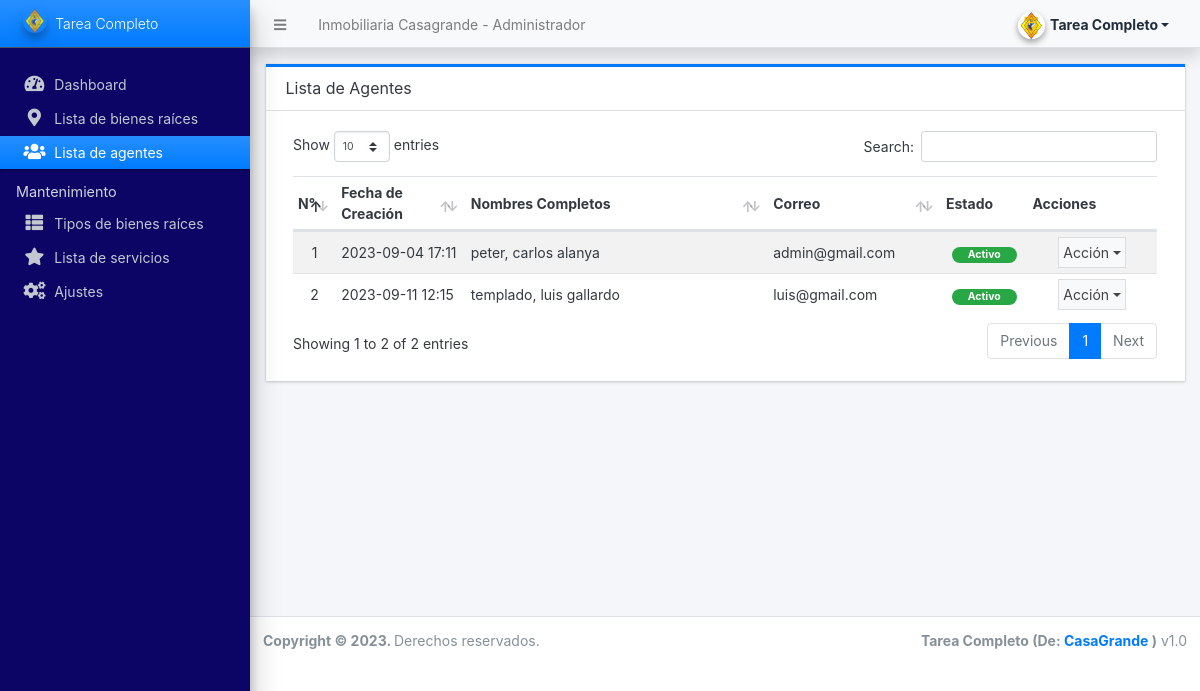
/admin/?page=agents (signed in), run on the app's committed database.
### tables this page shows
CREATE TABLE `agent_list` (
  `id` int(30) NOT NULL,
  `firstname` text NOT NULL,
  `middlename` text DEFAULT NULL,
  `lastname` text NOT NULL,
  `gender` text NOT NULL,
  `contact` text NOT NULL,
  `address` text NOT NULL,
  `email` text NOT NULL,
  `password` text NOT NULL,
  `avatar` text DEFAULT NULL,
  `status` tinyint(1) NOT NULL DEFAULT 1,
  `delete_flag` tinyint(1) NOT NULL DEFAULT 0,
  `date_created` datetime NOT NULL DEFAULT current_timestamp(),
  `date_updated` datetime DEFAULT NULL
);

### admin/agents/index.php (the view, shortened to what this page needs)
<div class="card card-outline rounded-0 card-primary">
	<div class="card-header">
		<h3 class="card-title">Lista de Agentes</h3>
	</div>
	<div class="card-body">
        <div class="container-fluid">
			<table class="table table-hover table-striped" id="list">
				<colgroup>
					<col width="5%">
					<col width="15%">
					<col width="35%">
					<col width="20%">
					<col width="10%">
					<col width="15%">
				</colgroup>
				<thead>
					<tr>
						<th>N°</th>
						<th>Fecha de Creación</th>
						<th>Nombres Completos</th>
						<th>Correo</th>
						<th>Estado</th>
						<th>Acciones</th>
					</tr>
				</thead>
				<tbody>
					<?php
					$i = 1;
						$qry = $conn->query("SELECT *,concat(lastname,', ',firstname,' ', COALESCE(middlename,'')) as fullname from `agent_list` where delete_flag = 0 order by concat(lastname,', ',firstname,' ', COALESCE(middlename,'')) asc ");
						while($row = $qry->fetch_assoc()):
					?>
						<tr>
							<td class="text-center"><?php echo $i++; ?></td>
							<td><?php echo date("Y-m-d H:i",strtotime($row['date_created'])) ?></td>
							<td><?php echo $row['fullname'] ?></td>
							<td><?php echo $row['email'] ?></td>
							<td class="text-center">
                                <?php if($row['status'] == 1): ?>
                                    <span class="badge badge-success px-3 rounded-pill">Activo</span>
                                <?php else: ?>
                                    <span class="badge badge-danger px-3 rounded-pill">Inactivo</span>
                                <?php endif; ?>
                            </td>
							<td align="center">
								 <button type="button" class="btn btn-flat p-1 btn-default btn-sm dropdown-toggle dropdown-icon" data-toggle="dropdown">
				                  		Acción
				                  </button>
							</td>
						</tr>
					<?php endwhile; ?>
				</tbody>
			</table>
		</div>
	</div>
</div>

### data on the page
agent_list: date_created "2023-09-04 17:11", fullname "peter, carlos alanya", email "admin@gmail.com", status "Activo"
agent_list: date_created "2023-09-11 12:15", fullname "templado, luis gallardo", email "luis@gmail.com", status "Activo"

### other printed values
$_settings->info('name') "Inmobiliaria Casagrande"
$_settings->userdata('firstname').' '.$_settings->userdata('lastname') "Tarea Completo"
$_settings->info('short_name') "Tarea Completo"
